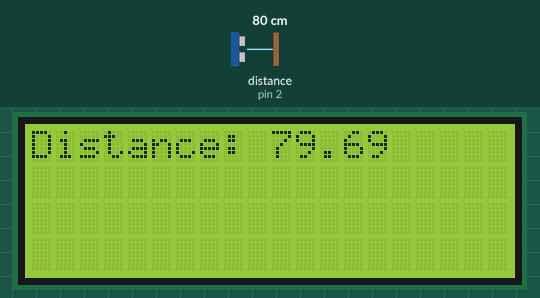
Simulated run of this sketch. Board: Arduino Uno, built with avr-gcc and run on an emulated ATmega328P. On the bench: 20×4 character LCD. Wiring (inferred from the names in the program): ultrasonic range finder: trigger pin 3; echo pin 2. The inputs (shaded band) are chosen by the test bench; at power-on: distance to the obstacle (sensor on pin 2) 80 cm. The echo pulse lasts 58.3 µs per cm.

Above: at 1.2 s.
1.3 s: distance to the obstacle (sensor on pin 2) set to 2 cm
At 3.4 s:
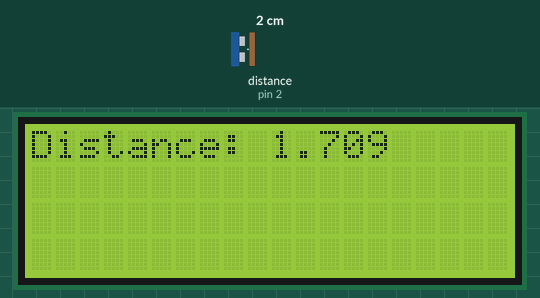
3.6 s: distance to the obstacle (sensor on pin 2) set to 4 cm
At 4.7 s:
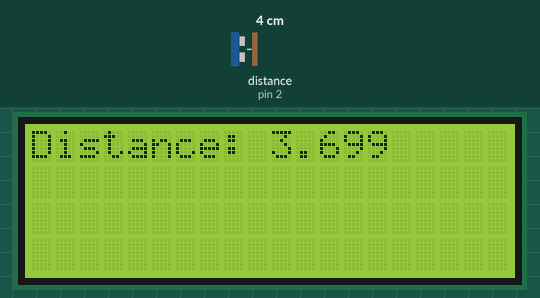
5.1 s: distance to the obstacle (sensor on pin 2) set to 9 cm
At 6.5 s:
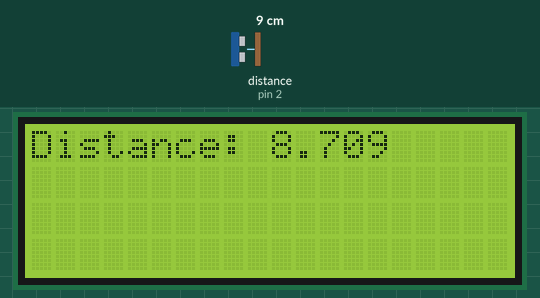
Timing chart, 0 to 8.1 s (numbered marks = the images above; inputs shaded):
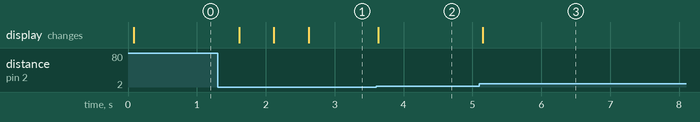

Measured:
- after the input at 1.3 s, the display: changes after 0.31 s (image 1)
- after the input at 3.6 s, the display: changes at once (image 2)
- after the input at 5.1 s, the display: changes after 0.05 s (image 3)

The sketch:

hw3-2.ino
```cpp
#include <Wire.h>
#include <LiquidCrystal_I2C.h>

// пины датчика
#define HC_TRIG 3
#define HC_ECHO 2

LiquidCrystal_I2C lcd(0x27,20,4);  // set the LCD address to 0x27 for a 16 chars and 2 line display

void setup()
{
  lcd.init();
  lcd.backlight();
  lcd.setCursor(0,0);
  lcd.print("Distance: ");

  pinMode(HC_TRIG, OUTPUT); // trig выход
  pinMode(HC_ECHO, INPUT);  // echo вход
}

float distFilt = 0;

void loop()
{
  float dist = getDist();   // получаем расстояние
  distFilt += (dist - distFilt) * 0.2;  // фильтруем

  lcd.setCursor(10,0);
  lcd.print(dist);
  delay(500);
}

float getDist() {
  // импульс 10 мкс
  digitalWrite(HC_TRIG, HIGH);
  delayMicroseconds(10);
  digitalWrite(HC_TRIG, LOW);
  // измеряем время ответного импульса
  uint32_t us = pulseIn(HC_ECHO, HIGH);
  // считаем расстояние и возвращаем
  return (us / 58.3);
}
```
